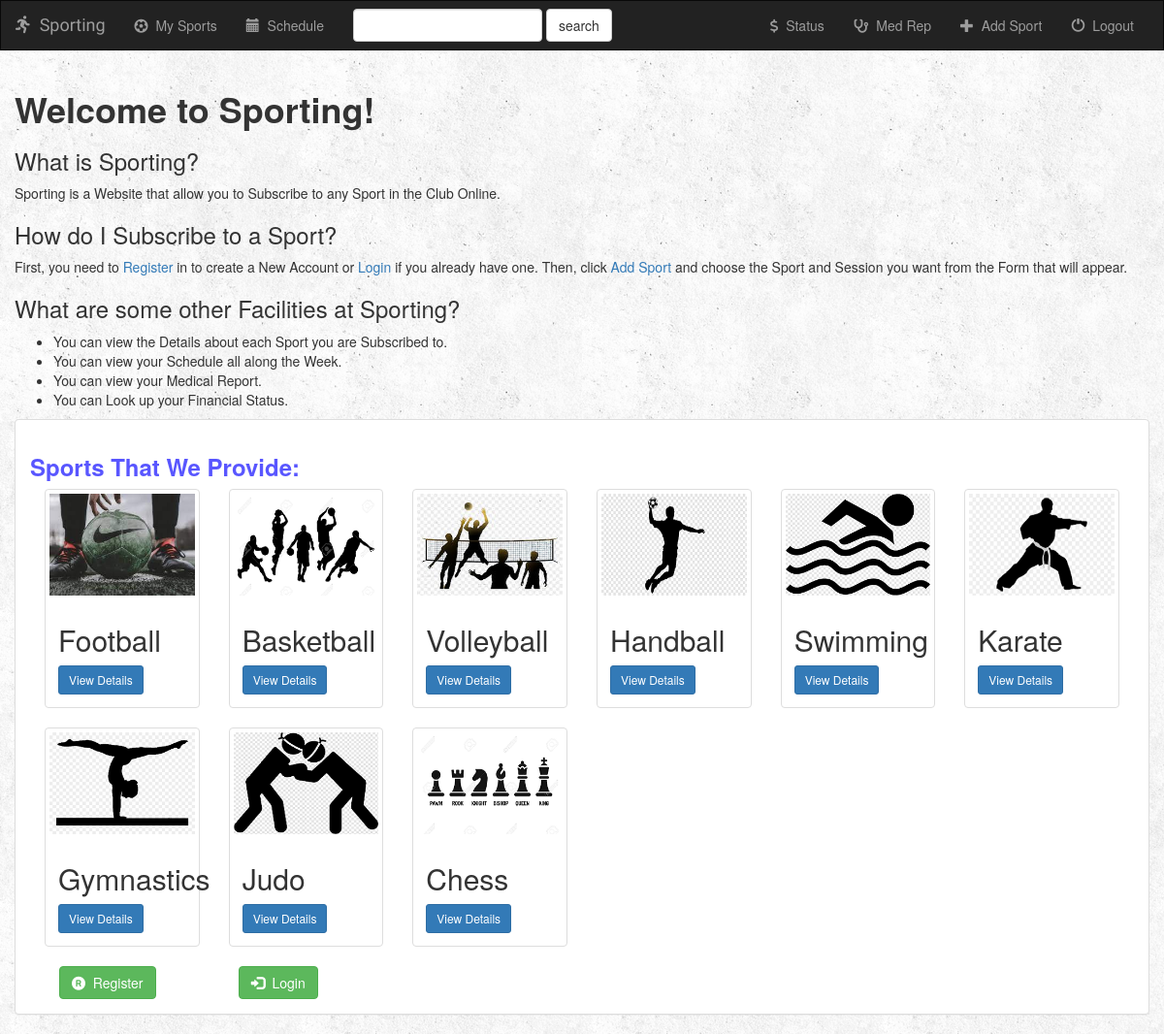
The app's page / (signed in) with its own data.
### sport/models.py (models this page shows, shortened)
class Sport(models.Model):
    sport_name = models.CharField(max_length=50)
    location = models.CharField(max_length=50)
    fee = models.FloatField()
    max_capacity = models.IntegerField()
    current_capacity = models.IntegerField(default=0)
    days = models.ManyToManyField(Day)
    sport_logo = models.FileField(null=True)

### sport/views.py (the view)
# urls.py: path('', views.home, name='home'),
def home(request):
    all_sports = Sport.objects.all()
    if not request.user.is_authenticated:
        return render(request, 'sport/home_not_user.html', {'all_sports': all_sports})
    return render(request, 'sport/home_user.html', {'all_sports': all_sports})

### sport/templates/sport/home_user.html
{% extends 'sport/base.html' %}
{% block body %}
{% include 'sport/home_template.html' %}
{% endblock %}

### sport/templates/sport/home_template.html
<div class="sports-container container-fluid">
    <div class="row">
        <div class="col-sm-12">
            <h1><strong>Welcome to Sporting!</h1></strong>
            <h3>What is Sporting?</h3>
            <p>Sporting is a Website that allow you to Subscribe to any Sport in the Club Online.</p>
            <h3>How do I Subscribe to a Sport?</h3>
            <p>First, you need to <a href="{% url 'sport:register' %}">Register</a> in to create a New Account or <a href="{% url 'sport:login_user' %}">Login</a> if you already have one. Then, click <a href="{% url 'sport:add_sport' %}">Add Sport</a> and choose the Sport and Session you want from the Form that will appear.</p>
            <h3>What are some other Facilities at Sporting?</h3>
            <ul>
                <li>You can view the Details about each Sport you are Subscribed to.</li>
                <li>You can view your Schedule all along the Week.</li>
                <li>You can view your Medical Report.</li>
                <li>You can Look up your Financial Status.</li>
            </ul>
        </div>
        <div class="col-sm-12">
            <div class="panel panel-default">
                <div class="panel-body">
                    <h3 style="color:rgba(4, 0, 255, 0.664)";><strong>Sports That We Provide:</strong></h3>
                    {% for sport in all_sports %}
                    <div class="col-sm-4 col-lg-2">
                        <div class="thumbnail">
                            <a href="{% url 'sport:detail_not_user' sport.id%}">
                                <img src="{{ sport.sport_logo.url }}" class="img-responsive" style="width: 250px";>
                            </a>
                            <div class="caption">
                                <h2>{{ sport.sport_name }}</h2>
                                <a href="{% url 'sport:detail_not_user' sport.id%}" class="btn btn-primary btn-sm" role="button">View Details</a>
                            </div>
                        </div>
                    </div>
                    {% cycle '' '' '' '' '' '<div class="clearfix visible-lg"></div>' %}
                    {%endfor%}
                    <div class="col-sm-12">
                        <div class="col-sm-12 col-md-2">
                            <a href="{% url 'sport:register'%}">
                                <button type="button" class="btn btn-success">
                                    <span class="fas fa-registered"></span>&nbsp; Register
                                </button>
                            </a>
                        </div>
                        <div class="col-sm-12 col-md-9">
                            <a href="{% url 'sport:login_user'%}">
                                <button type="button" class="btn btn-success">
                                    <span class="glyphicon glyphicon-log-in"></span>&nbsp; Login
                                </button>
                            </a>
                        </div>
                    </div>
                </div>
            </div>
        </div>
    </div>
</div>

### sport/static/sport/style.css (style rules this page uses)
body { background: white url("images/background.png"); }

### records on screen
Sport: sport_logo (picture), sport_name "Football"
Sport: sport_logo (picture), sport_name "Basketball"
Sport: sport_logo (picture), sport_name "Volleyball"
Sport: sport_logo (picture), sport_name "Handball"
Sport: sport_logo (picture), sport_name "Swimming"
Sport: sport_logo (picture), sport_name "Karate"
Sport: sport_logo (picture), sport_name "Gymnastics"
Sport: sport_logo (picture), sport_name "Judo"
Sport: sport_logo (picture), sport_name "Chess"
